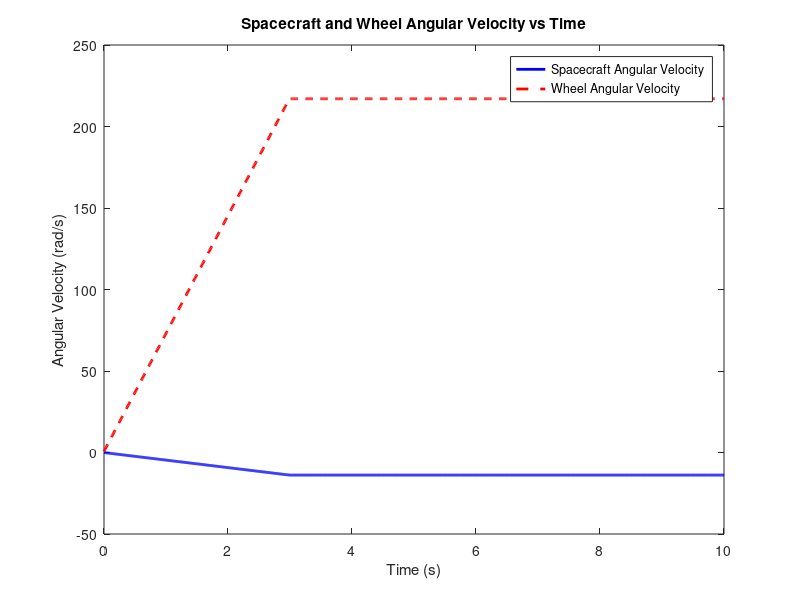

Source code (MATLAB):
function reaction_wheel_simulation
    % Define constants
    I_spacecraft = 0.10833; % Moment of inertia of the spacecraft (kg*m^2)
    I_wheel = 0.0069121818; % Moment of inertia of the reaction wheel (kg*m^2)
    total_time = 10; % Total time for simulation (seconds)
    dt = 0.01; % Time step (seconds)

    % Initialize arrays for storing data
    time_steps = 0:dt:total_time;
    omega_spacecraft_data = zeros(size(time_steps));
    omega_wheel_data = zeros(size(time_steps));

    % Initial conditions
    omega_spacecraft = 0; % Initial angular velocity of spacecraft (rad/s)
    omega_wheel = 0; % Initial angular velocity of reaction wheel (rad/s)

    % Simulation loop
    for i = 1:length(time_steps)
        t = time_steps(i);

        % Calculate torque applied by the reaction wheel
        tau = calculate_torque(t);

        % Update angular velocity of the wheel
        alpha_wheel = tau / I_wheel; % Angular acceleration of the wheel
        omega_wheel = omega_wheel + alpha_wheel * dt;

        % Update angular velocity of the spacecraft
        omega_spacecraft = omega_spacecraft - (tau / I_spacecraft) * dt;

        % Store data for plotting
        omega_spacecraft_data(i) = omega_spacecraft;
        omega_wheel_data(i) = omega_wheel;
    end

    % Plot results
    figure;
    plot(time_steps, omega_spacecraft_data, 'b-', 'LineWidth', 2);
    hold on;
    plot(time_steps, omega_wheel_data, 'r--', 'LineWidth', 2);
    hold off;
    xlabel('Time (s)');
    ylabel('Angular Velocity (rad/s)');
    legend('Spacecraft Angular Velocity', 'Wheel Angular Velocity');
    title('Spacecraft and Wheel Angular Velocity vs Time');
end

function tau = calculate_torque(t)
    % Define the control strategy for the reaction wheel torque
    if t < 3
        tau = 0.5; % Constant torque (N*m)
    else
        tau = 0; % No torque
    end
end